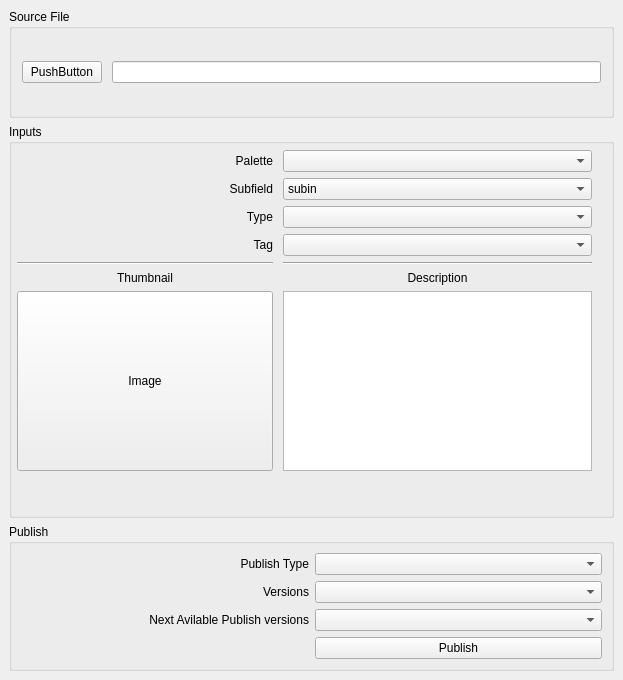
<?xml version="1.0" encoding="UTF-8"?>
<ui version="4.0">
 <class>MainWindow</class>
 <widget class="QMainWindow" name="MainWindow">
  <property name="geometry">
   <rect>
    <x>0</x>
    <y>0</y>
    <width>623</width>
    <height>680</height>
   </rect>
  </property>
  <property name="windowTitle">
   <string>MainWindow</string>
  </property>
  <widget class="QWidget" name="centralwidget">
   <layout class="QVBoxLayout" name="verticallayout">
    <item>
     <widget class="QGroupBox" name="groupbox_source">
      <property name="title">
       <string>Source File</string>
      </property>
      <layout class="QHBoxLayout" name="horizontallayout_source">
       <property name="spacing">
        <number>10</number>
       </property>
       <property name="margin">
        <number>10</number>
       </property>
       <item>
        <widget class="QPushButton" name="button_open">
         <property name="text">
          <string>PushButton</string>
         </property>
        </widget>
       </item>
       <item>
        <widget class="QLineEdit" name="lineedit_source"/>
       </item>
      </layout>
     </widget>
    </item>
    <item>
     <widget class="QGroupBox" name="groupbox_inputs">
      <property name="title">
       <string>Inputs</string>
      </property>
      <layout class="QGridLayout" name="gridlayout_inputs">
       <property name="leftMargin">
        <number>5</number>
       </property>
       <property name="topMargin">
        <number>6</number>
       </property>
       <property name="rightMargin">
        <number>19</number>
       </property>
       <property name="bottomMargin">
        <number>44</number>
       </property>
       <property name="horizontalSpacing">
        <number>10</number>
       </property>
       <item row="5" column="0">
        <widget class="QLabel" name="label_thumbnail">
         <property name="sizePolicy">
          <sizepolicy hsizetype="Preferred" vsizetype="Fixed">
           <horstretch>0</horstretch>
           <verstretch>0</verstretch>
          </sizepolicy>
         </property>
         <property name="text">
          <string>Thumbnail</string>
         </property>
         <property name="alignment">
          <set>Qt::AlignCenter</set>
         </property>
        </widget>
       </item>
       <item row="5" column="1">
        <widget class="QLabel" name="label_description">
         <property name="sizePolicy">
          <sizepolicy hsizetype="Preferred" vsizetype="Fixed">
           <horstretch>0</horstretch>
           <verstretch>0</verstretch>
          </sizepolicy>
         </property>
         <property name="text">
          <string>Description</string>
         </property>
         <property name="alignment">
          <set>Qt::AlignCenter</set>
         </property>
        </widget>
       </item>
       <item row="4" column="0">
        <widget class="Line" name="line_thumbnail">
         <property name="orientation">
          <enum>Qt::Horizontal</enum>
         </property>
        </widget>
       </item>
       <item row="1" column="0">
        <widget class="QLabel" name="label_subfield">
         <property name="sizePolicy">
          <sizepolicy hsizetype="Preferred" vsizetype="Fixed">
           <horstretch>0</horstretch>
           <verstretch>0</verstretch>
          </sizepolicy>
         </property>
         <property name="text">
          <string>Subfield</string>
         </property>
         <property name="alignment">
          <set>Qt::AlignRight|Qt::AlignTrailing|Qt::AlignVCenter</set>
         </property>
        </widget>
       </item>
       <item row="3" column="1">
        <widget class="QComboBox" name="combobox_tag">
         <property name="enabled">
          <bool>true</bool>
         </property>
         <property name="editable">
          <bool>false</bool>
         </property>
         <property name="insertPolicy">
          <enum>QComboBox::InsertAfterCurrent</enum>
         </property>
        </widget>
       </item>
       <item row="0" column="1">
        <widget class="QComboBox" name="combobox_palette"/>
       </item>
       <item row="1" column="1">
        <widget class="QComboBox" name="combobox_subfield">
         <property name="editable">
          <bool>false</bool>
         </property>
         <property name="insertPolicy">
          <enum>QComboBox::InsertAfterCurrent</enum>
         </property>
         <item>
          <property name="text">
           <string comment="ssssssssssssss" extracomment="gggggggggggggg">subin</string>
          </property>
         </item>
        </widget>
       </item>
       <item row="3" column="0">
        <widget class="QLabel" name="label_tag">
         <property name="sizePolicy">
          <sizepolicy hsizetype="Preferred" vsizetype="Fixed">
           <horstretch>0</horstretch>
           <verstretch>0</verstretch>
          </sizepolicy>
         </property>
         <property name="text">
          <string>Tag</string>
         </property>
         <property name="alignment">
          <set>Qt::AlignRight|Qt::AlignTrailing|Qt::AlignVCenter</set>
         </property>
        </widget>
       </item>
       <item row="0" column="0">
        <widget class="QLabel" name="label_palette">
         <property name="text">
          <string>Palette</string>
         </property>
         <property name="alignment">
          <set>Qt::AlignRight|Qt::AlignTrailing|Qt::AlignVCenter</set>
         </property>
        </widget>
       </item>
       <item row="4" column="1">
        <widget class="Line" name="line_description">
         <property name="orientation">
          <enum>Qt::Horizontal</enum>
         </property>
        </widget>
       </item>
       <item row="6" column="0">
        <widget class="QPushButton" name="button_thumbnail">
         <property name="sizePolicy">
          <sizepolicy hsizetype="Preferred" vsizetype="Preferred">
           <horstretch>0</horstretch>
           <verstretch>0</verstretch>
          </sizepolicy>
         </property>
         <property name="minimumSize">
          <size>
           <width>256</width>
           <height>180</height>
          </size>
         </property>
         <property name="maximumSize">
          <size>
           <width>256</width>
           <height>180</height>
          </size>
         </property>
         <property name="text">
          <string>Image</string>
         </property>
        </widget>
       </item>
       <item row="6" column="1">
        <widget class="QTextEdit" name="textedit_description">
         <property name="sizePolicy">
          <sizepolicy hsizetype="Preferred" vsizetype="Preferred">
           <horstretch>0</horstretch>
           <verstretch>0</verstretch>
          </sizepolicy>
         </property>
         <property name="minimumSize">
          <size>
           <width>0</width>
           <height>180</height>
          </size>
         </property>
         <property name="maximumSize">
          <size>
           <width>16777215</width>
           <height>180</height>
          </size>
         </property>
        </widget>
       </item>
       <item row="2" column="0">
        <widget class="QLabel" name="label_type">
         <property name="sizePolicy">
          <sizepolicy hsizetype="Preferred" vsizetype="Fixed">
           <horstretch>0</horstretch>
           <verstretch>0</verstretch>
          </sizepolicy>
         </property>
         <property name="text">
          <string>Type</string>
         </property>
         <property name="alignment">
          <set>Qt::AlignRight|Qt::AlignTrailing|Qt::AlignVCenter</set>
         </property>
        </widget>
       </item>
       <item row="2" column="1">
        <widget class="QComboBox" name="combobox_type">
         <property name="editable">
          <bool>false</bool>
         </property>
         <property name="insertPolicy">
          <enum>QComboBox::NoInsert</enum>
         </property>
        </widget>
       </item>
      </layout>
     </widget>
    </item>
    <item>
     <widget class="QGroupBox" name="groupbox_publish">
      <property name="title">
       <string>Publish</string>
      </property>
      <layout class="QGridLayout" name="gridlayout_publish">
       <item row="0" column="0">
        <widget class="QLabel" name="label_publishtype">
         <property name="sizePolicy">
          <sizepolicy hsizetype="Preferred" vsizetype="Fixed">
           <horstretch>0</horstretch>
           <verstretch>0</verstretch>
          </sizepolicy>
         </property>
         <property name="text">
          <string>Publish Type</string>
         </property>
         <property name="alignment">
          <set>Qt::AlignRight|Qt::AlignTrailing|Qt::AlignVCenter</set>
         </property>
        </widget>
       </item>
       <item row="0" column="1">
        <widget class="QComboBox" name="combobox_publishtype"/>
       </item>
       <item row="1" column="0">
        <widget class="QLabel" name="label_versions">
         <property name="sizePolicy">
          <sizepolicy hsizetype="Preferred" vsizetype="Fixed">
           <horstretch>0</horstretch>
           <verstretch>0</verstretch>
          </sizepolicy>
         </property>
         <property name="text">
          <string>Versions</string>
         </property>
         <property name="alignment">
          <set>Qt::AlignRight|Qt::AlignTrailing|Qt::AlignVCenter</set>
         </property>
        </widget>
       </item>
       <item row="1" column="1">
        <widget class="QComboBox" name="combobox_versions"/>
       </item>
       <item row="2" column="0">
        <widget class="QLabel" name="label_nextversion">
         <property name="sizePolicy">
          <sizepolicy hsizetype="Preferred" vsizetype="Fixed">
           <horstretch>0</horstretch>
           <verstretch>0</verstretch>
          </sizepolicy>
         </property>
         <property name="text">
          <string>Next Avilable Publish versions</string>
         </property>
         <property name="alignment">
          <set>Qt::AlignRight|Qt::AlignTrailing|Qt::AlignVCenter</set>
         </property>
        </widget>
       </item>
       <item row="2" column="1">
        <widget class="QComboBox" name="combobox_nextversion"/>
       </item>
       <item row="3" column="1">
        <widget class="QPushButton" name="button_publish">
         <property name="text">
          <string>Publish</string>
         </property>
        </widget>
       </item>
      </layout>
     </widget>
    </item>
   </layout>
  </widget>
  <widget class="QMenuBar" name="menubar">
   <property name="geometry">
    <rect>
     <x>0</x>
     <y>0</y>
     <width>623</width>
     <height>23</height>
    </rect>
   </property>
  </widget>
 </widget>
 <resources/>
 <connections/>
</ui>
